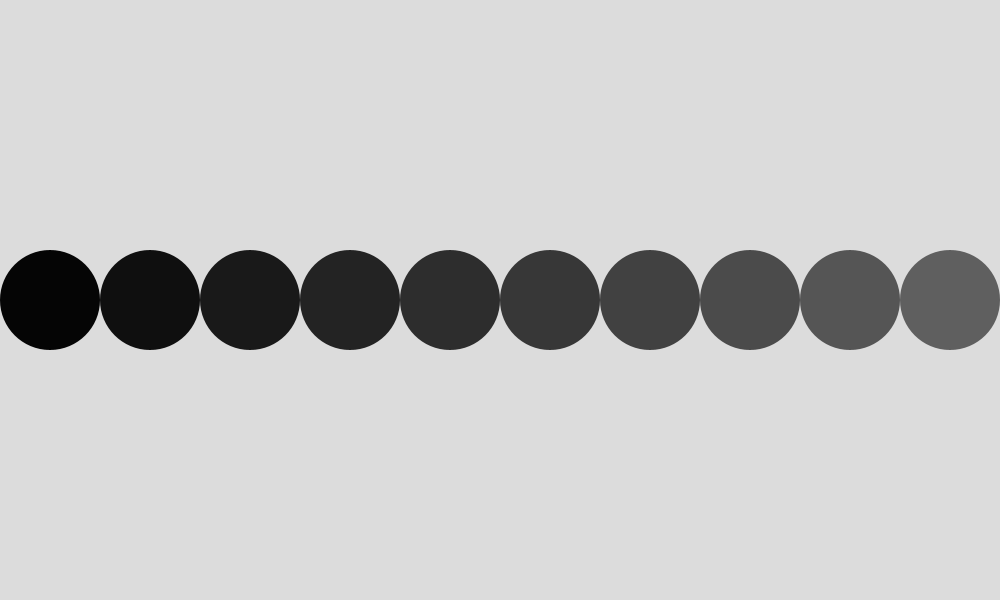
Frame 1 (no input)
Frame 60 (the mouse pressed at the canvas centre just before this capture): identical to frame 1, image omitted
Frame 120 (the mouse held since frame 60 and released just before this capture): identical to frame 1, image omitted

The Processing sketch that drew this single still picture (run headless with seeded random() and noise(); from frame 60 on, the mouse is pressed at the canvas centre):

// Processing sketch: sketch_2_3_btn_for_loop
// ── sketch_2_3_btn_for_loop.pde
//Aven, See Through Kinect, Spring 2018
//https://github.com/aaaven/STK2018/wiki/OOP_button

int y, btn_size;
color buttonColor = color(100);

void setup() {
  size(1000, 600);
  noStroke();
  y = height/2;
  btn_size = 100;
}


void draw() {
  background(220);

  for (int x = btn_size/2; x < width; x+=btn_size) {
    println(x);
    int check = checkDistance(x, y, btn_size);
    switch(check) {
    case 0:
      buttonColor = color(x/10);
      break;
    case 1:
      buttonColor = color(255, 0, 0);
      break;
    case 2:
      buttonColor = color(random(255), random(255), random(255));
      break;
    }

    fill(buttonColor);
    ellipse(x, y, btn_size, btn_size);
  }
}


int checkDistance(float _x, float _y, float _size) {
  int result = 0;
  float distance = dist(_x, _y, mouseX, mouseY);
  if ( distance < _size/2) { //mouse hover
    result = 1;
    if (mousePressed) {
      result = 2;
    }
  } else {
    result = 0;
  } 
  return result;
}
